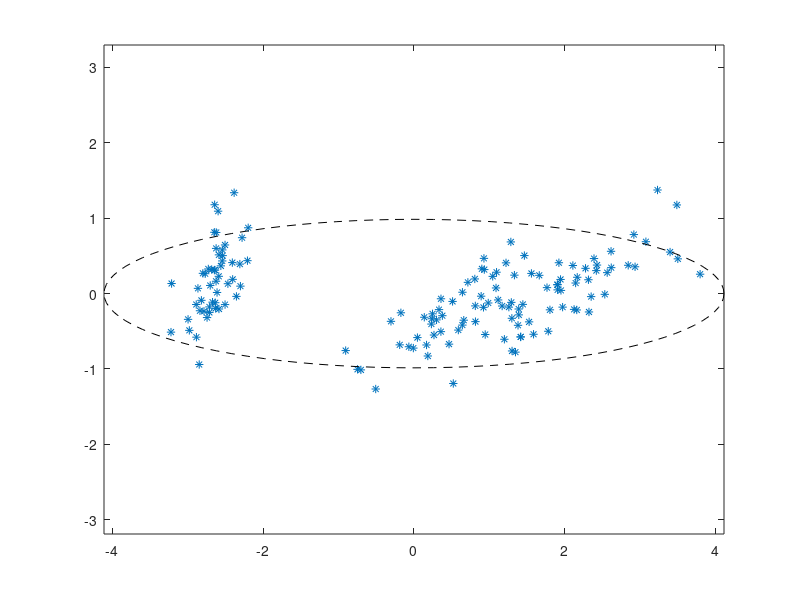

MATLAB code for this plot:
load fisheriris;
D = meas;   % [150 x 4] data feature matrix containing 4 features of 150 samples 
[eigvects,D_pca,eigvals] = pca(D);
eigvects
eigvals
D_pca_x = D_pca(:,1);
D_pca_y = D_pca(:,2);
plot(D_pca_x,D_pca_y,'*');
hold on;
theta = 2*pi*[0:100]/100;
ellipse_x = 2*sqrt(eigvals(1))*cos(theta);
ellipse_y = 2*sqrt(eigvals(2))*sin(theta);
plot(ellipse_x, ellipse_y, 'k--');
axis equal;